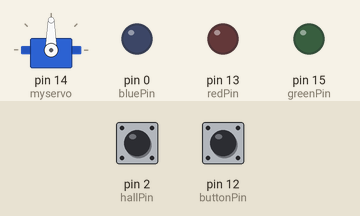
This sketch was run on a simulated Arduino Uno, built with avr-gcc and run on an emulated ATmega328P. On the bench: servo, output pins drawn as LEDs (lit = HIGH). The inputs (shaded band) are chosen by the test bench; at power-on: pin 12 (buttonPin) HIGH, pin 2 (hallPin) HIGH.

Above: at 1.2 s.
1.3 s: pin 12 (buttonPin) pulled LOW for 0.15 s
At 2.5 s:
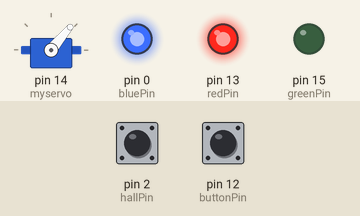
2.9 s: pin 2 (hallPin) pulsed LOW 5 times (0.12 s each, 0.3 s apart)
At 4.3 s:
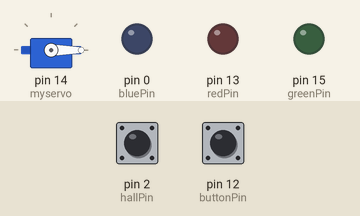
5.9 s: pin 12 (buttonPin) pulled LOW for 1 s
At 7.3 s:
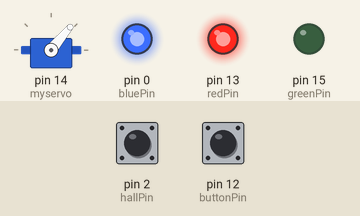
8.4 s: pin 2 (hallPin) pulled LOW for 0.15 s
At 9.2 s:
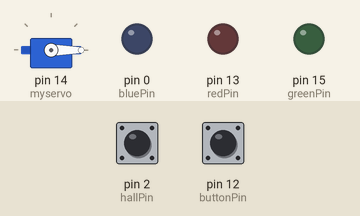
Timing chart, 0 to 11.0 s (numbered marks = the images above; inputs shaded):
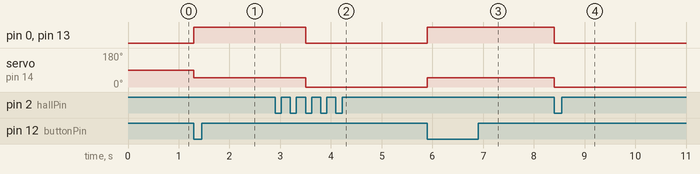

Measured:
- after the input at 1.3 s, pin 0 (bluePin), pin 13 (redPin): LOW → HIGH at once; servo on pin 14 (myservo): 90° → 50° at once
- after the input at 2.9 s, pin 0 (bluePin), pin 13 (redPin): HIGH → LOW after 0.60 s; servo on pin 14 (myservo): 50° → 0° after 0.60 s
- after the input at 5.9 s, pin 0 (bluePin), pin 13 (redPin): LOW → HIGH at once; servo on pin 14 (myservo): 0° → 50° at once
- after the input at 8.4 s, pin 0 (bluePin), pin 13 (redPin): HIGH → LOW at once; servo on pin 14 (myservo): 50° → 0° at once

The sketch:

Pollen_final_coding_.ino
```cpp
#include <Servo.h>

Servo myservo;  // create servo object to control a servo
// twelve servo objects can be created on most boards
unsigned long timepoint;

int redPin = 13;
int greenPin = 15;
int bluePin = 0;
int buttonPin = 12;
const int hallPin = 2; // the number of the hall effect sensor pin
int hallState = 0; // variable for reading the hall sensor status

bool pillDespensed = 0; // rather the pill has been dispensed


void setup()
{
  myservo.attach(14);  // attaches the servo on GIO2 to the servo object
  pinMode(redPin, OUTPUT);
  pinMode(greenPin, OUTPUT);
  pinMode(bluePin, OUTPUT);
  pinMode(buttonPin, INPUT_PULLUP);
  pinMode(hallPin, INPUT_PULLUP);
}

void loop() {
  int buttonState = digitalRead(buttonPin); //read the button to see if it is pressed

  if (buttonState == LOW) { //LOW BUTTON STATE STANDS IN FOR POLLEN HIGH
    setColor(255, 051, 153);  // set the LED Color to Pink
    myservo.write(50); //move to max position
      delay(2000);          //wait a bit for the servo to do its thing

    pillDespensed = 1; // tells that there is a pill waiting
    while (digitalRead(hallPin) == LOW) {// as long as lid is closed, nothing happens/ code waits here
      int i;
      i++;
    }


  }


  if (pillDespensed == 1) {
    hallState = digitalRead(hallPin);
    if (hallState == LOW) {
      setColor(0, 0, 0);  // set the LED Color to Pink
      myservo.write(0); //move servo back to start
      delay(1500);          //give the servo a moment to move
      pillDespensed = 0;

    }

  }

}


void setColor(int red, int green, int blue)
{
#ifdef COMMON_ANODE
  red = 255 - red;
  green = 255 - green;
  blue = 255 - blue;
#endif
  analogWrite(redPin, red);
  analogWrite(greenPin, green);
  analogWrite(bluePin, blue);
}
```
